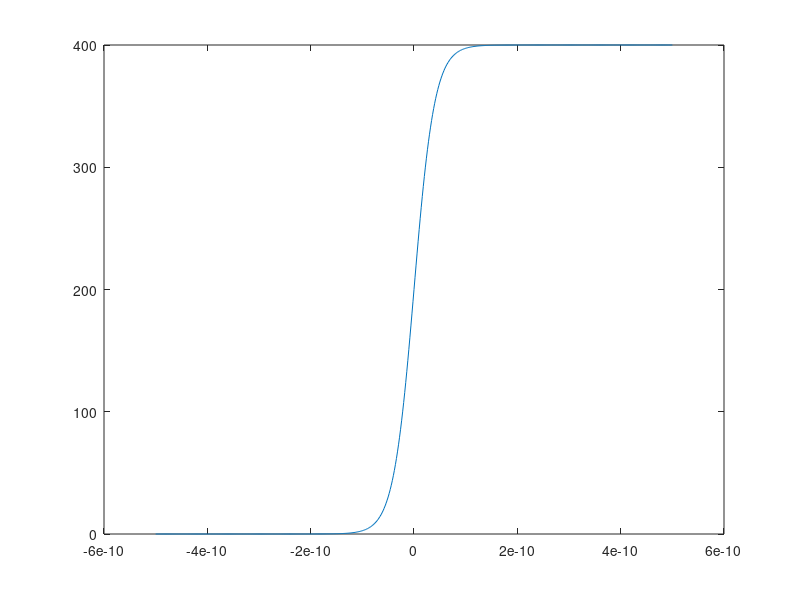

The MATLAB source for this figure:
% qmElectromBeamSF.m


close all
clc
clear


X = 1e-9;
x = X.*linspace(-0.5,0.5,501);
b = 5e10;
y = 400./(1 + exp(-b.*x));

% x = -0.5e-9;
% y = 0.01;
% 
% b = -log(1/y-1)/x



figure(1)
plot(x,y)
